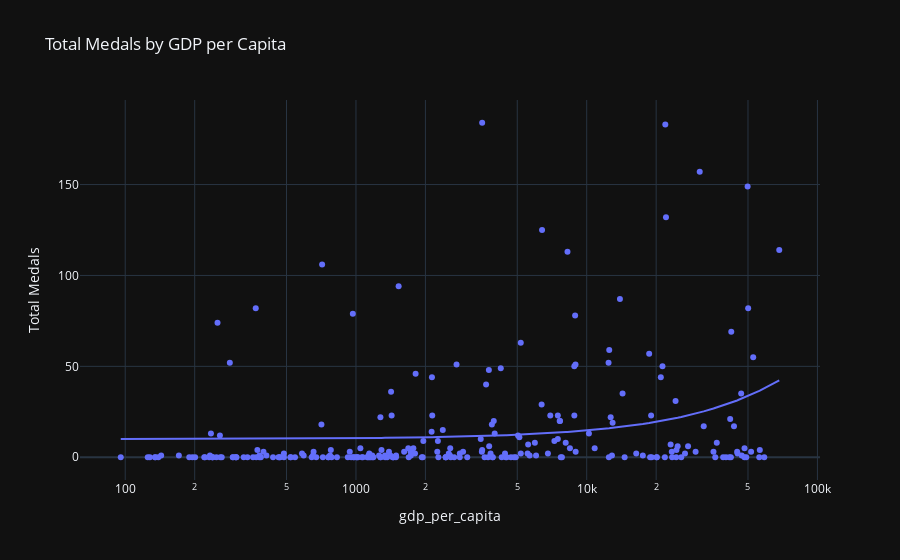

The cell this chart's notebook holds for it:
### Markdown cell above
## Correlation between GDP per Capita and Total Medals

### Code cell
# Scatter plot to see if the relationship even exists
fig = px.scatter(
    df_small,
    x='gdp_per_capita',
    y='total_medals',
    hover_name='NOC',
    hover_data={
        'gdp_per_capita': ':,.0f',
        'population': ':,.0f',
        'total_medals': True,
        'gdp': ':,.of'
    },
    trendline='ols',
    title='Total Medals by GDP per Capita',
    labels={
        'gdp_per_capital': 'GDP (USD)',
        'total_medals': 'Total Medals'
    }
)

# log scale for gdp
fig.update_xaxes(type='log')

fig.show()

### Figure 1 — Plotly figure (JSON) as saved in the notebook; plotly's stock layout.template omitted (floating-point values rounded to 4 significant figures; data arrays with more than 128 entries replaced by an {"elided": "..."} marker saying what was removed)
{"data": [{"customdata": {"elided": "248x2 float values"}, "hovertemplate": "<b>%{hovertext}</b><br><br>gdp_per_capita=%{x:,.0f}<br>Total Medals=%{y}<br>population=%{customdata[0]:,.0f}<br>gdp=%{customdata[1]:,.of}<extra></extra>", "hovertext": {"elided": "248 str values"}, "legendgroup": "", "marker": {"color": "#636efa", "symbol": "circle"}, "mode": "markers", "name": "", "orientation": "v", "showlegend": false, "x": {"elided": "248 float values"}, "xaxis": "x", "y": {"elided": "248 float values"}, "yaxis": "y", "type": "scatter"}, {"hovertemplate": "<b>OLS trendline</b><br>total_medals = 0.000472797 * gdp_per_capita + 10.0339<br>R<sup>2</sup>=0.048281<br><br>gdp_per_capita=%{x:,.0f}<br>Total Medals=%{y} <b>(trend)</b><extra></extra>", "legendgroup": "", "marker": {"color": "#636efa", "symbol": "circle"}, "mode": "lines", "name": "", "showlegend": false, "x": {"elided": "248 float values"}, "xaxis": "x", "y": {"elided": "248 float values"}, "yaxis": "y", "type": "scatter"}], "layout": {"xaxis": {"anchor": "y", "domain": [0.0, 1.0], "title": {"text": "gdp_per_capita"}, "type": "log"}, "yaxis": {"anchor": "x", "domain": [0.0, 1.0], "title": {"text": "Total Medals"}}, "legend": {"tracegroupgap": 0}, "title": {"text": "Total Medals by GDP per Capita"}}}
